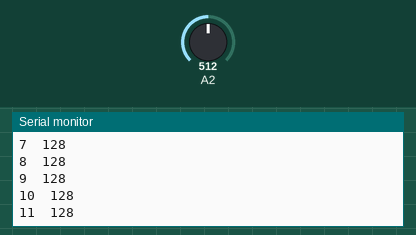
Bench run of a sketch on a simulated Arduino Uno, built with avr-gcc and run on an emulated ATmega328P. On the bench: the last lines printed to the serial monitor. The test bench sets the inputs (shaded band); at power-on: A2 = 512. EEPROM starts erased.

Above: at 1.2 s.
1.3 s: A2 set to 716
At 1.36 s:
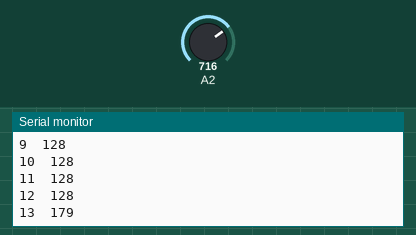
2.8 s: A2 set to 900
At 2.81 s:
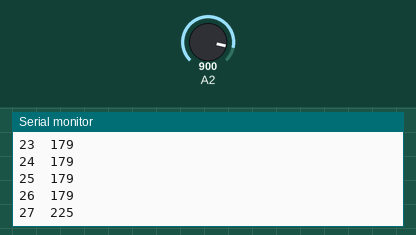
Timing chart, 0 to 5.8 s (numbered marks = the images above; inputs shaded):
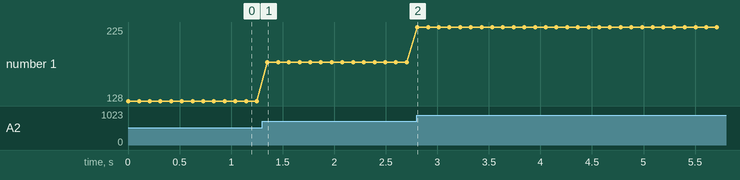

Measured:
- after the input at 1.3 s, the serial monitor: prints a new line after 0.05 s (image 1)
- plotted number 1: 128 → 179 after the input at 1.3 s

The sketch:

EEPROM.ino
```cpp
/*
 * EEPROM Write
 *
 * Stores values read from analog input 0 into the EEPROM.
 * These values will stay in the EEPROM when the board is
 * turned off and may be retrieved later by another sketch.
 */

#include <EEPROM.h>

// start reading from the first byte (address 0) of the EEPROM
int address = 0;
byte value;


/** the current address in the EEPROM (i.e. which byte we're going to write to next) **/
int addr = 0;

void setup() {
  /** Empty setup. **/
  Serial.begin(9600);
  while (!Serial) {
    ; // wait for serial port to connect. Needed for native USB port only
  }
}

void loop() {
  /***
    Need to divide by 4 because analog inputs range from
    0 to 1023 and each byte of the EEPROM can only hold a
    value from 0 to 255.
  ***/

  int val = analogRead(2) / 4;

  /***
    Write the value to the appropriate byte of the EEPROM.
    these values will remain there when the board is
    turned off.
  ***/

  EEPROM.write(addr, val);

  /***
    Advance to the next address, when at the end restart at the beginning.

    Larger AVR processors have larger EEPROM sizes, E.g:
    - Arduno Duemilanove: 512b EEPROM storage.
    - Arduino Uno:        1kb EEPROM storage.
    - Arduino Mega:       4kb EEPROM storage.

    Rather than hard-coding the length, you should use the pre-provided length function.
    This will make your code portable to all AVR processors.
  ***/
  addr = addr + 1;
  if (addr == EEPROM.length()) {
    addr = 0;
  }

  /***
    As the EEPROM sizes are powers of two, wrapping (preventing overflow) of an
    EEPROM address is also doable by a bitwise and of the length - 1.

    ++addr &= EEPROM.length() - 1;
  ***/

  value = EEPROM.read(address);

  Serial.print(address);
  Serial.print("\t");
  Serial.print(value, DEC);
  Serial.println();

  address = address + 1;
  if (address == EEPROM.length()) {
    address = 0;
  }


  delay(100);
}
```
